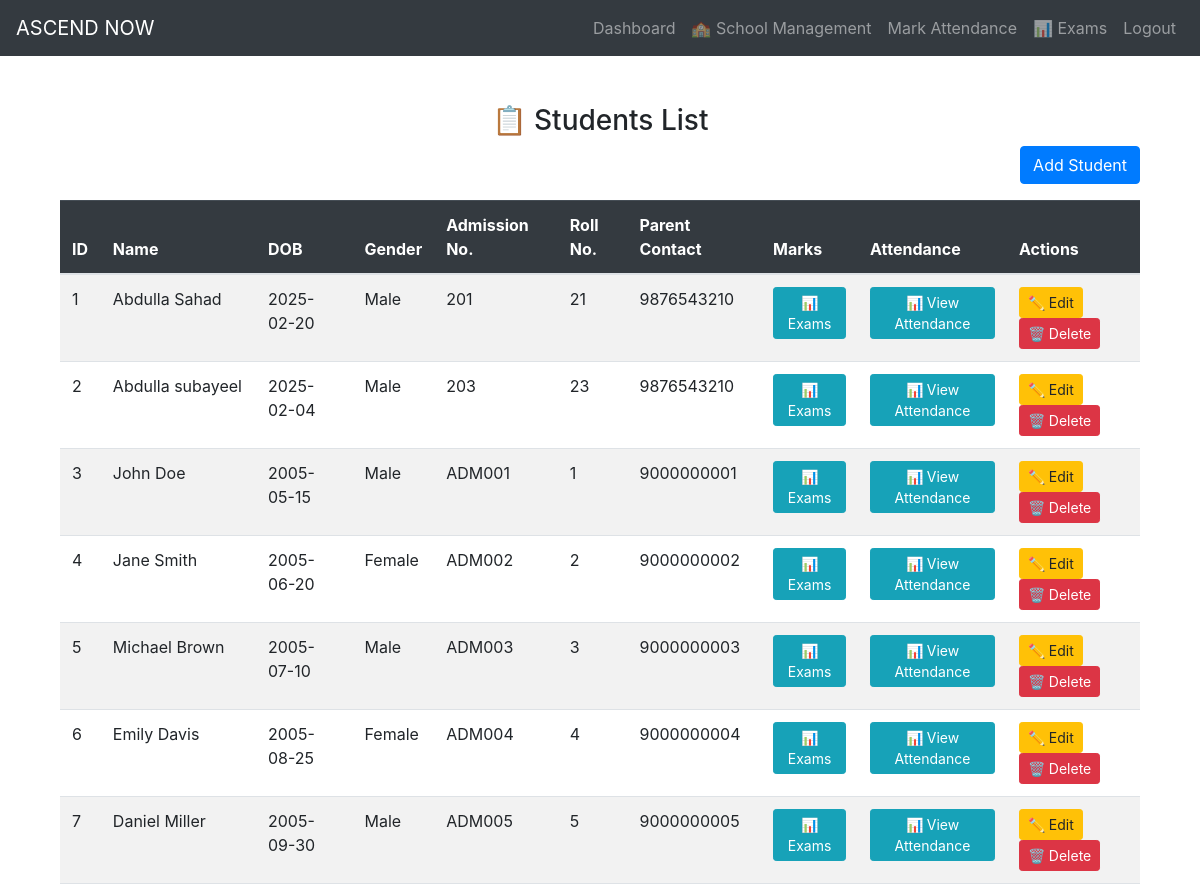
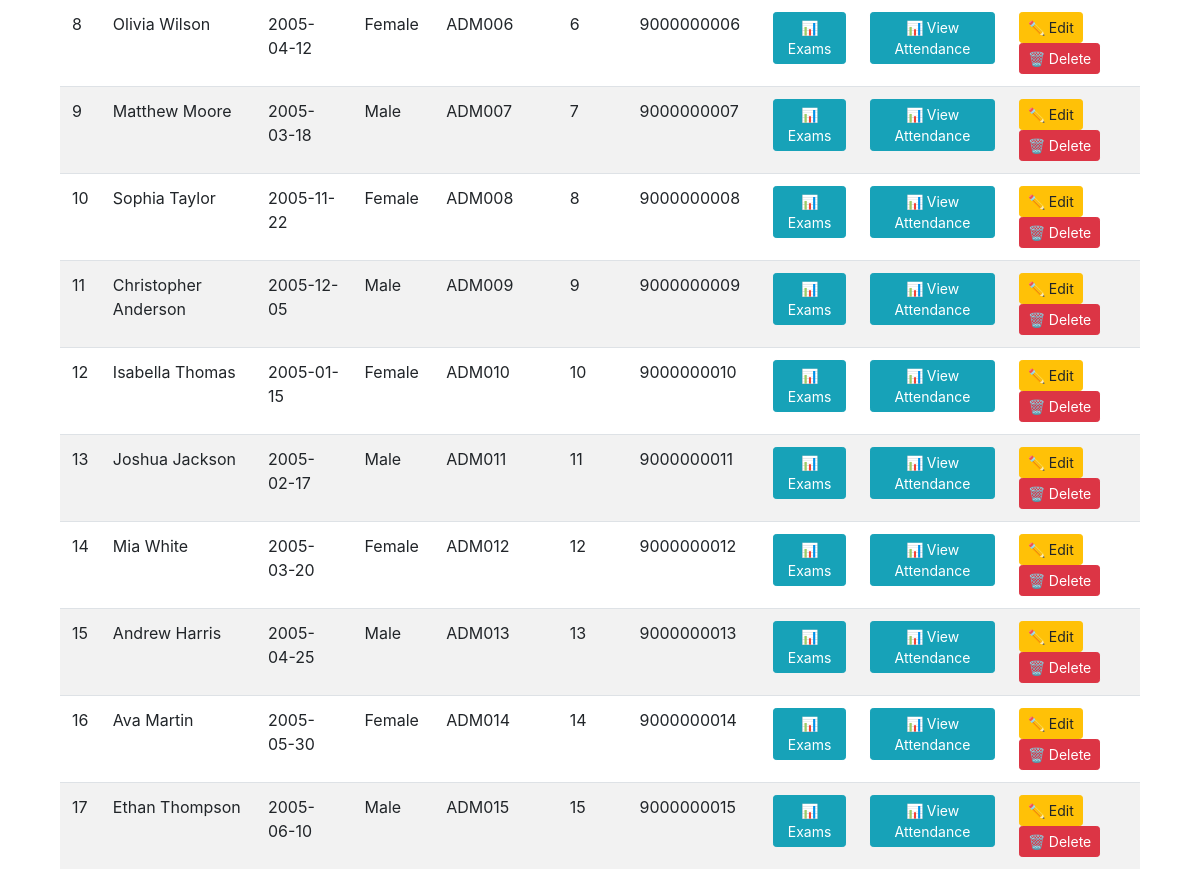
The app's page /dashboard/students (signed in) with its own data (2 pictures, top to bottom).
### dashboard/models.py (models this page shows, shortened)
class Student(db.Model):
    id = db.Column(db.Integer, primary_key=True)
    school_id = db.Column(db.Integer, db.ForeignKey('school.id'), nullable=False)
    class_id = db.Column(db.Integer, db.ForeignKey('class.id'), nullable=False)
    section_id = db.Column(db.Integer, db.ForeignKey('section.id'), nullable=False)
    first_name = db.Column(db.String(100), nullable=False)
    last_name = db.Column(db.String(100), nullable=False)
    dob = db.Column(db.Date, nullable=False)
    gender = db.Column(db.Enum('Male', 'Female', 'Other', name="gender_types"), nullable=False)
    admission_number = db.Column(db.String(50), unique=True, nullable=False)
    roll_number = db.Column(db.String(50), nullable=False)
    parent_contact = db.Column(db.String(20), nullable=False)
    attendance = db.relationship('Attendance', backref='student', lazy=True)
    marks = db.relationship('Mark', backref='student', lazy=True)
    parents = db.relationship('Parent', backref='student', lazy=True)

### dashboard/views.py (the view)
@app.route('/dashboard/students', methods=['GET', 'POST'])
@login_required
def view_students():
    students = Student.query.filter_by(school_id=current_user.school_id).all()
    return render_template("view_students.html",students=students)

### dashboard/__init__.py (called while the page is built)
@login_manager.user_loader
def load_user(user_id):
    user = User.query.get(int(user_id))
    return user

### dashboard/models.py (called while the page is built)
    @property
    def is_authenticated(self):
        return True

### dashboard/templates/view_students.html
{% extends "base.html" %}
{% block content %}
<div class="container mt-5">
    <div class="row mt-5">
        <div class="col-md-12 text-center">
            <h3>📋 Students List</h3>
        </div>
    </div>
    <div class="row mb-3">
        <div class="col-md-12 text-right">
            <a href="{{ url_for('add_student') }}" class="btn btn-primary"> Add Student</a>
        </div>
    </div>
    <div class="row">
        <div class="col-md-12">
            <div class="table-responsive">
                <table class="table table-striped table-hover">
                    <thead class="table-dark">
                        <tr>
                            <th>ID</th>
                            <th>Name</th>
                            <th>DOB</th>
                            <th>Gender</th>
                            <th>Admission No.</th>
                            <th>Roll No.</th>
                            <th>Parent Contact</th>
                            <th>Marks</th>
                            <th>Attendance</th>
                            <th>Actions</th>
                        </tr>
                    </thead>
                    <tbody>
                        {% for student in students %}
                        <tr>
                            <td>{{ student.id }}</td>
                            <td>{{ student.first_name }} {{ student.last_name }}</td>
                            <td>{{ student.dob }}</td>
                            <td>{{ student.gender }}</td>
                            <td>{{ student.admission_number }}</td>
                            <td>{{ student.roll_number }}</td>
                            <td>{{ student.parent_contact }}</td>
                            <td>
                                <a href="{{ url_for('exams') }}" class="btn btn-info btn-sm">📊 Exams</a>
                            </td>
                            <td>
                                <a href="{{ url_for('view_attendance', student_id=student.id) }}" class="btn btn-info btn-sm">📊 View Attendance</a>
                            </td>
                            <td>
                                <a href="{{ url_for('edit_student', student_id=student.id) }}" class="btn btn-warning btn-sm">✏️ Edit</a>
                                {% if current_user.is_authenticated and current_user.role == 'Admin' %}
                                <form action="{{ url_for('delete_student', student_id=student.id) }}" method="POST" style="display:inline;">
                                    <button type="submit" class="btn btn-danger btn-sm" onclick="return confirm('Are you sure you want to delete this student?');">🗑️ Delete</button>
                                </form>
                                {% endif %}
                            </td>
                        </tr>
                        {% endfor %}
                    </tbody>
                </table>
            </div>
        </div>
    </div>
</div>
{% endblock %}

### records on screen
Student: id "1", first_name "Abdulla", last_name "Sahad", dob "2025-02-20", gender "Male", admission_number "201", roll_number "21", parent_contact "9876543210"
Student: id "2", first_name "Abdulla", last_name "subayeel", dob "2025-02-04", gender "Male", admission_number "203", roll_number "23", parent_contact "9876543210"
Student: id "3", first_name "John", last_name "Doe", dob "2005-05-15", gender "Male", admission_number "ADM001", roll_number "1", parent_contact "9000000001"
Student: id "4", first_name "Jane", last_name "Smith", dob "2005-06-20", gender "Female", admission_number "ADM002", roll_number "2", parent_contact "9000000002"
Student: id "5", first_name "Michael", last_name "Brown", dob "2005-07-10", gender "Male", admission_number "ADM003", roll_number "3", parent_contact "9000000003"
Student: id "6", first_name "Emily", last_name "Davis", dob "2005-08-25", gender "Female", admission_number "ADM004", roll_number "4", parent_contact "9000000004"
Student: id "7", first_name "Daniel", last_name "Miller", dob "2005-09-30", gender "Male", admission_number "ADM005", roll_number "5", parent_contact "9000000005"
Student: id "8", first_name "Olivia", last_name "Wilson", dob "2005-04-12", gender "Female", admission_number "ADM006", roll_number "6", parent_contact "9000000006"
Student: id "9", first_name "Matthew", last_name "Moore", dob "2005-03-18", gender "Male", admission_number "ADM007", roll_number "7", parent_contact "9000000007"
Student: id "10", first_name "Sophia", last_name "Taylor", dob "2005-11-22", gender "Female", admission_number "ADM008", roll_number "8", parent_contact "9000000008"
Student: id "11", first_name "Christopher", last_name "Anderson", dob "2005-12-05", gender "Male", admission_number "ADM009", roll_number "9", parent_contact "9000000009"
Student: id "12", first_name "Isabella", last_name "Thomas", dob "2005-01-15", gender "Female", admission_number "ADM010", roll_number "10", parent_contact "9000000010"
Student: id "13", first_name "Joshua", last_name "Jackson", dob "2005-02-17", gender "Male", admission_number "ADM011", roll_number "11", parent_contact "9000000011"
Student: id "14", first_name "Mia", last_name "White", dob "2005-03-20", gender "Female", admission_number "ADM012", roll_number "12", parent_contact "9000000012"
Student: id "15", first_name "Andrew", last_name "Harris", dob "2005-04-25", gender "Male", admission_number "ADM013", roll_number "13", parent_contact "9000000013"
Student: id "16", first_name "Ava", last_name "Martin", dob "2005-05-30", gender "Female", admission_number "ADM014", roll_number "14", parent_contact "9000000014"
Student: id "17", first_name "Ethan", last_name "Thompson", dob "2005-06-10", gender "Male", admission_number "ADM015", roll_number "15", parent_contact "9000000015"
